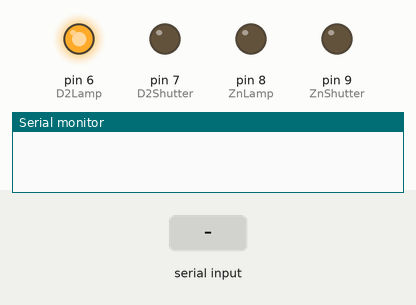
A sketch run on a simulated Arduino Uno, built with avr-gcc and run on an emulated ATmega328P. Shown: output pins drawn as LEDs (lit = HIGH), the last lines printed to the serial monitor. The inputs (shaded band) are chosen by the test bench.

Above: at 1.2 s.
1.3 s: "A" received over Serial
At 2.5 s:
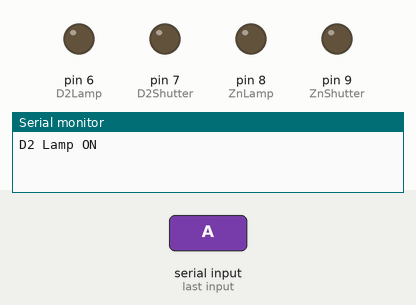
2.8 s: "C" received over Serial
At 3.8 s:
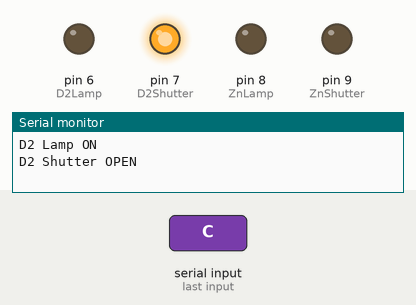
4.3 s: "B" received over Serial
At 4.9 s:
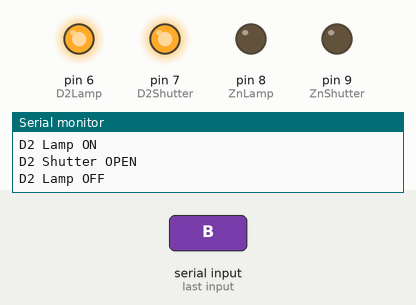
5.8 s: "E" received over Serial
At 6.1 s:
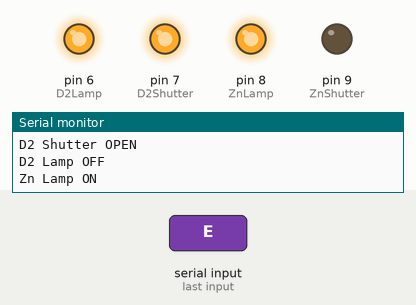
7.3 s: "D" received over Serial
At 8.4 s:
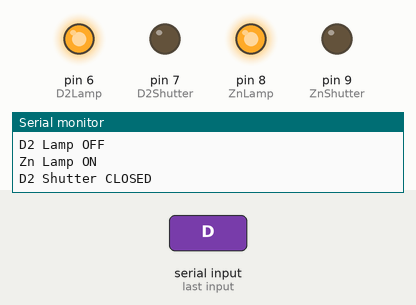
8.8 s: "G" received over Serial
At 9.6 s:
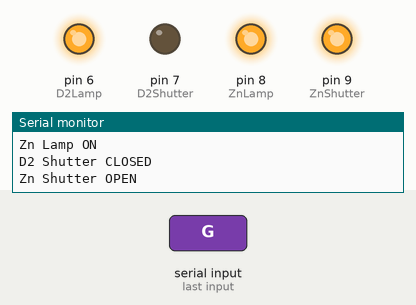
Timing chart, 0 to 11.3 s (numbered marks = the images above; inputs shaded):
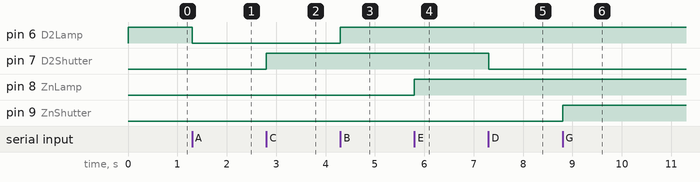

Measured:
- after the input at 1.3 s, pin 6 (D2Lamp): HIGH → LOW at once
- after the input at 2.8 s, pin 7 (D2Shutter): LOW → HIGH at once
- after the input at 4.3 s, pin 6 (D2Lamp): LOW → HIGH at once
- after the input at 5.8 s, pin 8 (ZnLamp): LOW → HIGH at once
- after the input at 7.3 s, pin 7 (D2Shutter): HIGH → LOW at once
- after the input at 8.8 s, pin 9 (ZnShutter): LOW → HIGH at once

The sketch:

CalBoxControls_ShuttersLampsPressureTemperature.ino
```cpp
/*
*/
  int D2Lamp = 6;           //Digital IO Pin 6 controls D2 Lamp
  int D2Shutter = 7;        //Digital IO Pin 7 controls D2 Shutter
  int ZnLamp = 8;           //Digital IO Pin 8 controls Zn Shutter
  int ZnShutter = 9;        //Digital IO Pin 9 controls Zn Lamp

  int incomingByte;         //Control data over Serial port from Python program

  int sensorPinP = A0;      //Analog input Pin 0 from Pressure Sensor (0-5VDC = 0-1023)
  int sensorPinT = A1;      //Analog input Pin 1 from Temperature Sensor (0-5VDC = 0-1023)

  float sensorValueP = 0;   //initialize Pressure Sensor data as float
  float sensorValueT = 0;   //initialize Temperature Sensor data as float


// the setup function runs once when you press reset or power the board
void setup() {

  // initialize serial communication:
  Serial.begin(9600);

  // initialize digital pins as output.
  pinMode(D2Lamp, OUTPUT);
  digitalWrite(D2Lamp, HIGH);  //A = ON, B = OFF

  pinMode(D2Shutter, OUTPUT);
  digitalWrite(D2Shutter, LOW); //C = ON, D = OFF

  pinMode(ZnLamp, OUTPUT);
  digitalWrite(ZnLamp, LOW);  //E = ON, F = OFF

  pinMode(ZnShutter, OUTPUT);
  digitalWrite(ZnShutter, LOW); //G = ON, H = OFF

}

// the loop function runs over and over again forever
void loop() {

  if (Serial.available() > 0) {
    incomingByte = Serial.read();

    if (incomingByte == 'A') {      //sending A to arduino turns D2 lamp on
      digitalWrite(D2Lamp, LOW);
      Serial.println("D2 Lamp ON");
    }
    if (incomingByte == 'B') {      //sending B to arduino turns D2 lamp off
      digitalWrite(D2Lamp, HIGH);
      Serial.println("D2 Lamp OFF");
    }
    if (incomingByte == 'C') {      //sending C to arduino opens D2 shutter
      digitalWrite(D2Shutter, HIGH);
      Serial.println("D2 Shutter OPEN");
    }
    if (incomingByte == 'D') {     //sending D to arduino closes D2 shutter
      digitalWrite(D2Shutter, LOW);
      Serial.println("D2 Shutter CLOSED");
    }
    if (incomingByte == 'E') {      //sending E to arduino turns Zn lamp on
      digitalWrite(ZnLamp, HIGH);
      Serial.println("Zn Lamp ON");
    }
    if (incomingByte == 'F') {      //sending F to arduino turns Zn lamp off
      digitalWrite(ZnLamp, LOW);
      Serial.println("Zn Lamp OFF");
    }
    if (incomingByte == 'G') {     //sending G to arduino opens Zn shutter
      digitalWrite(ZnShutter, HIGH);
      Serial.println("Zn Shutter OPEN");
    }
    if (incomingByte == 'H') {     //sending H to arduino closes Zn shutter
      digitalWrite(ZnShutter, LOW);
      Serial.println("Zn Shutter CLOSED");
    }
    if (incomingByte == 'P') {     //sending P to arduino requests current pressure in kPa
      sensorValueP = analogRead(sensorPinP) * (5.000 / 1023);       //Convert Pressure Sensor 0-1023 bits to 0-5VDC
      float pressure = (((sensorValueP/5.000) + 0.040) / 0.004);    //Contert Pressure Sensor 0-5VDC to kPa
      Serial.print(pressure);     //Output Pressure to Serial Port
      Serial.println(" kPa");
    }
    if (incomingByte == 'T') {     //sending T to arduino requests current temperature in Kelvin
      sensorValueT = analogRead(sensorPinT) * (5.000 / 1023);       //Convert Temperature Sensor 0-1023 bits to 0-5VDC
      float temperature = 1000.000*sensorValueT;                    //Convert Temperature Sensor 0-5VDC to Kelvin
      Serial.print(temperature);  //Output Tempature to Serial Port
      Serial.println(" K");
    }
  }


}
```
